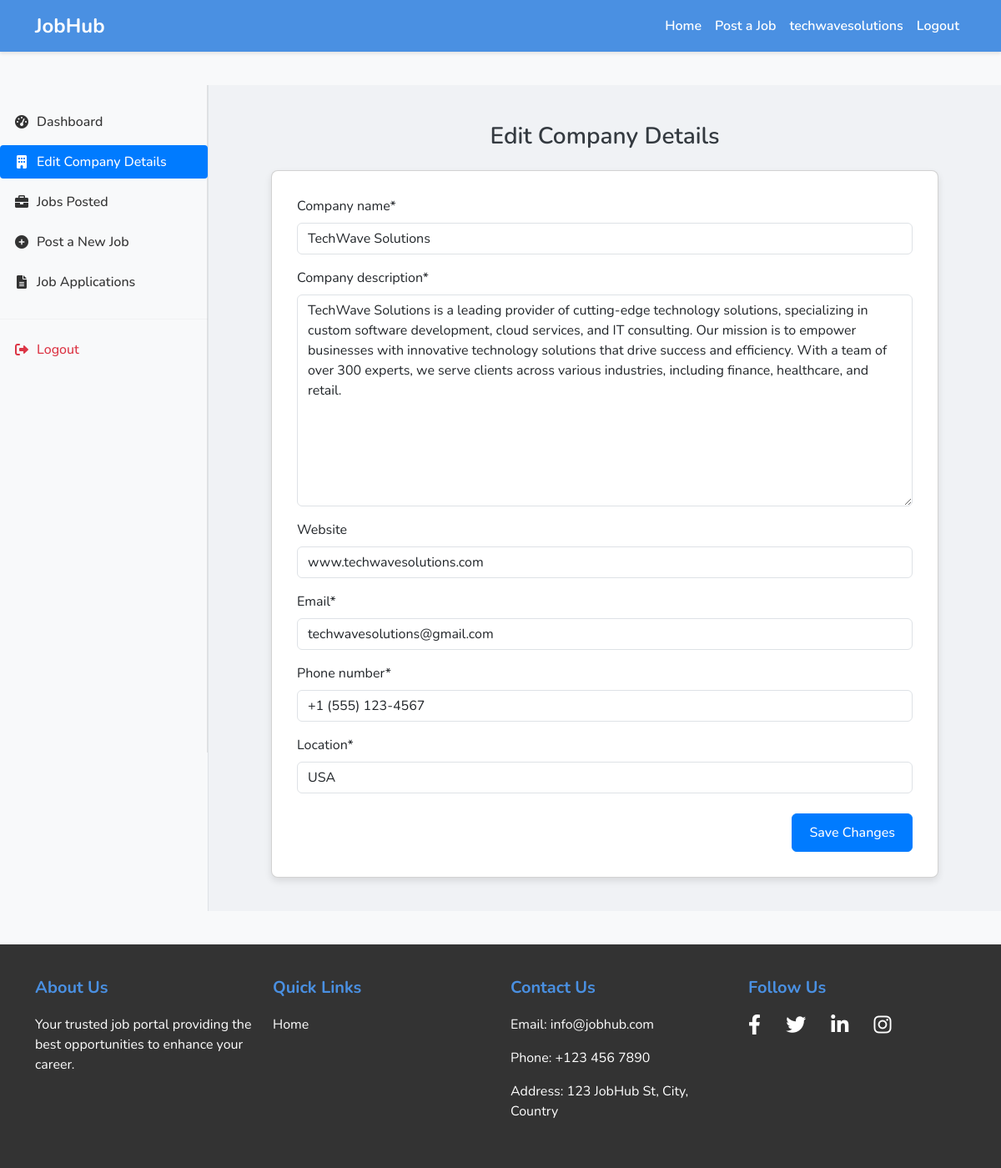
Screenshot of /employer/edit-company-details/ (signed in) with the database file from the repository.
### profiles/models.py (models this page shows, shortened)
class Employer(models.Model):
    user = models.OneToOneField(User, on_delete=models.CASCADE)
    company_name = models.CharField(max_length=200, unique=True)
    company_description = models.TextField()
    website = models.URLField(max_length=200, unique=True, blank=True)
    email = models.EmailField(max_length=200, unique=True)
    phone_number = models.CharField(max_length=13)
    location = models.CharField(max_length=100)
    created_at = models.DateTimeField(auto_now_add=True)
    updated_at = models.DateTimeField(auto_now=True)

### employer/views.py (the view)
# urls.py: path('edit-company-details/', views.edit_company_details, name='edit_company_details'),
def edit_company_details(request):
    company = get_object_or_404(Employer, user=request.user)
    if request.method == 'POST':
        form = EditEmployerDetailsForm(request.POST, instance=company)
        if form.is_valid():
            form.save()
            return redirect('home')
        else:
            messages.error(request, 'Invalid Details')
    else:
        form = EditEmployerDetailsForm(instance=company)
    context = {'form':form,}
    return render(request, 'employer dashboard/edit_company_details.html', context)

### employer/forms.py
class EditEmployerDetailsForm(forms.ModelForm):
    class Meta:
        model = Employer
        fields = ('company_name', 'company_description', 'website', 'email', 'phone_number', 'location')

### profiles/context_processors.py (called while the page is built)
def employer_users(request):
    employer_users = User.objects.filter(employer__isnull=False)
    context = {'employer_users':employer_users}
    return context

### templates/employer dashboard/edit_company_details.html (shortened to what this page needs)
{% extends 'base.html' %}
{% load static %}
{% load crispy_forms_tags %}
{% block styles %}
{{ block.super }}
{% endblock %}
{% block body %}
<div class="dashboard-row">
  <div class="sidebar-column">
    {% include 'employer dashboard/sidebar.html' %}
  </div>
  <div class="content-column">
    <div class="edit-company-container">
      <div class="edit-company-header">
        Edit Company Details
      </div>
      <div class="edit-company-details card">
        <div class="card-body">
          <form method="POST" action="{% url 'edit_company_details' %}">
            {{ form|crispy }}
            <div class="text-end mt-4">
              <button type="submit" class="btn btn-primary">Save Changes</button>
            </div>
          </form>
        </div>
      </div>
    </div>
  </div>
</div>
{% endblock %}

### templates/base.html (shortened to what this page needs)
{% load static %}
<!DOCTYPE html>
<html lang="en">
<head>
    <link rel="stylesheet" href="https://cdnjs.cloudflare.com/ajax/libs/font-awesome/6.0.0-beta3/css/all.min.css">
    <link href="https://cdn.jsdelivr.net/npm/bootstrap@5.3.0-alpha1/dist/css/bootstrap.min.css" rel="stylesheet">
    {% block styles %}
    <link rel="stylesheet" href="{% static 'base.css' %}">
    {% endblock %}
</head>
<body>
    <nav class="navbar navbar-expand-lg navbar-custom">
        <div class="container">
            <a class="navbar-brand" href="{% url 'home' %}">JobHub</a>
            <div class="collapse navbar-collapse" id="navbarNav">
                <ul class="navbar-nav ms-auto">
                    <li class="nav-item">
                        <a class="nav-link" href="{% url 'home' %}">Home</a>
                    </li>
                    {% if user.is_authenticated and user in employer_users %}
                    <li class="nav-item">
                        <a class="nav-link" href="{% url 'post_new_job' %}">Post a Job</a>
                    </li>
                    {% endif %}
                    {% if user.is_authenticated %}
                    <li class="nav-item">
                        <a class="nav-link" href="#">{{user}}</a>
                    </li>
                    <li class="nav-item">
                        <a class="nav-link" href="{% url 'logout' %}">Logout</a>
                    </li>
                    {% endif %}
                </ul>
            </div>
        </div>
    </nav>
    <div class="content">
        {% block body %}
        {% endblock %}
    </div>
    <footer class="job-portal-footer">
        <div class="container">
            <div class="row">
                <div class="col-md-3">
                    <h5>About Us</h5>
                    <p>Your trusted job portal providing the best opportunities to enhance your career.</p>
                </div>
                <div class="col-md-3">
                    <h5>Quick Links</h5>
                    <ul class="list-unstyled">
                        <li><a href="{% url 'home' %}">Home</a></li>
                    </ul>
                </div>
                <div class="col-md-3">
                    <h5>Contact Us</h5>
                    <p>Email: info@jobhub.com</p>
                    <p>Phone: +123 456 7890</p>
                    <p>Address: 123 JobHub St, City, Country</p>
                </div>
                <div class="col-md-3">
                    <h5>Follow Us</h5>
                    <a href="#" class="d-inline-block me-3"><i class="fab fa-facebook-f"></i></a>
                    <a href="#" class="d-inline-block me-3"><i class="fab fa-twitter"></i></a>
                    <a href="#" class="d-inline-block me-3"><i class="fab fa-linkedin-in"></i></a>
                    <a href="#" class="d-inline-block"><i class="fab fa-instagram"></i></a>
                </div>
            </div>
        </div>
    </footer>
</body>
</html>

### static/base.css (style rules this page uses)
body { font-family: 'Nunito', sans-serif !important; margin: 0; padding: 0; box-sizing: border-box; background-color: #f8f9fa; display: flex; flex-direction: column; min-height: 100vh; }
.navbar-custom { background-color: #4a90e2; box-shadow: 0 2px 4px rgba(0, 0, 0, 0.1); }
.navbar-brand { color: #ffffff !important; font-weight: 700; font-size: 1.5rem; }
.navbar-nav .nav-link { color: #ffffff !important; font-weight: 600; transition: color 0.3s ease; }
.content { flex: 1; padding: 40px 0; }
.job-portal-footer { background-color: #333; color: #fff; padding: 40px 0; margin-top: auto; }
.job-portal-footer h5 { color: #4a90e2; font-weight: 700; margin-bottom: 20px; }
.job-portal-footer a { color: #fff; text-decoration: none; transition: color 0.3s ease; }
.job-portal-footer .fab { font-size: 1.5rem; margin-right: 10px; }

### templates/employer dashboard/edit_company_details.html (style rules this page uses)
.dashboard-row { display: flex; min-height: 100vh; }
.sidebar-column { width: 250px; background-color: #f8f9fa; border-right: 1px solid #dee2e6; }
.content-column { flex-grow: 1; display: flex; justify-content: center; align-items: flex-start; padding: 40px 20px; background-color: #f0f2f5; }
.edit-company-container { width: 100%; max-width: 800px; }
.edit-company-header { font-size: 1.75rem; font-weight: 600; color: #343a40; margin-bottom: 20px; text-align:center; }
.edit-company-details { background-color: #ffffff; border-radius: 8px; box-shadow: 0 4px 8px rgba(0, 0, 0, 0.1); overflow: hidden; }
.edit-company-details .card-body { padding: 30px; }
.btn-primary { background-color: #007bff; border-color: #007bff; padding: 10px 20px; font-weight: 500; }
.text-end { text-align: right; }

### rows the page displays
Employer: company_name "TechWave Solutions", company_description "TechWave Solutions is a leading provider of cutting-edge technology solutions, specializing in custom software development, cloud services, and IT consulting. Our mission is to empower businesses with innovative technology solutions that drive success and efficiency. With a team of over 300 experts, we serve clients across various industries, including finance, healthcare, and retail.", website "www.techwavesolutions.com", email "techwavesolutions@gmail.com", phone_number "+1 (555) 123-4567", location "USA"

### other values shown
{{ user }} "techwavesolutions"
